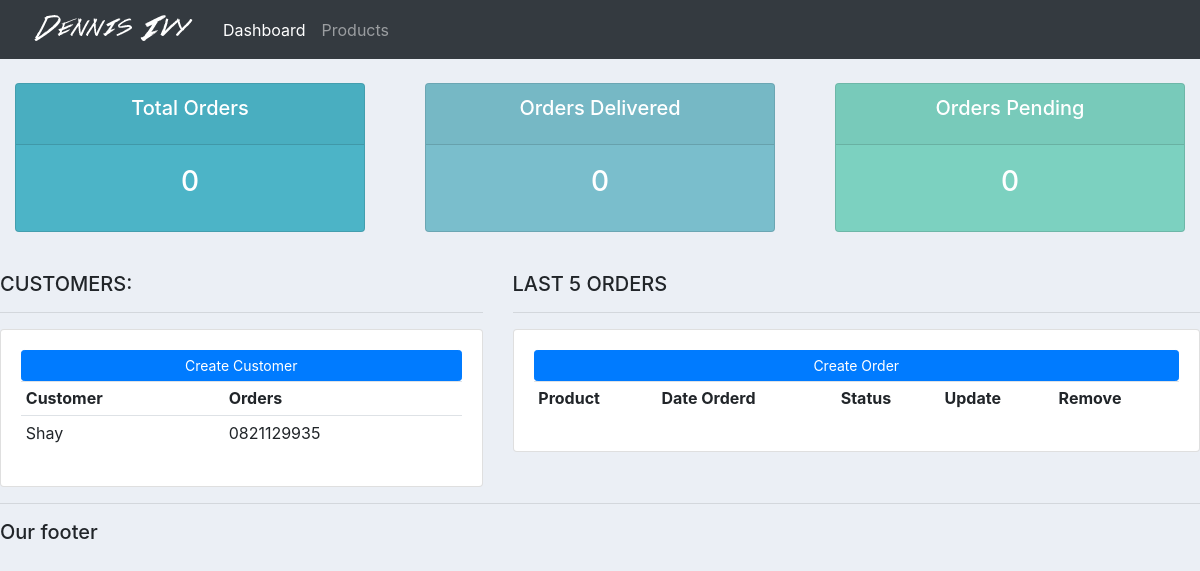
Before: / with the older database file.
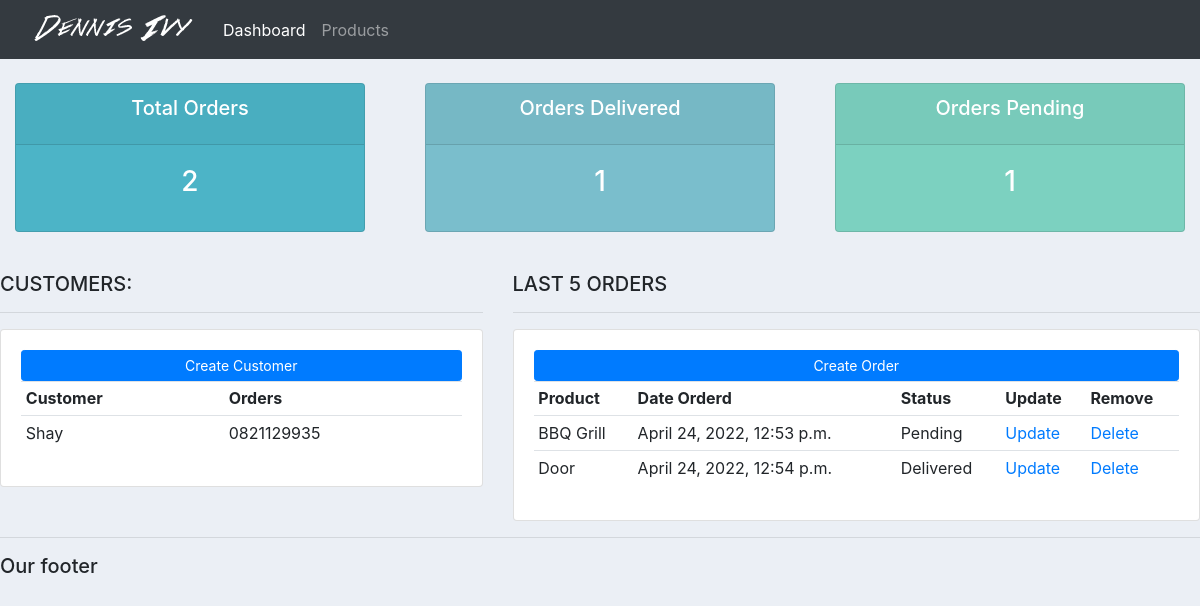
After: the same page with the newer database file.
### accounts/models.py (models this page shows, shortened)
class Customer(models.Model):
	name = models.CharField(max_length=200, null=True)
	phone = models.CharField(max_length=200, null=True)
	email = models.CharField(max_length=200, null=True)
	date_created = models.DateTimeField(auto_now_add=True, null=True)

class Order(models.Model):
	STATUS = (
			('Pending', 'Pending'),
			('Out for delivery', 'Out for delivery'),
			('Delivered', 'Delivered'),
			)
	customer = models.ForeignKey(Customer, null=True, on_delete = models.SET_NULL)
	product = models.ForeignKey(Product, null=True, on_delete = models.SET_NULL)
	date_created = models.DateTimeField(auto_now_add=True, null=True)
	status = models.CharField(max_length=200, null=True, choices=STATUS)

class Product(models.Model):
	CATEGORY = (
			('Indoor', 'Indoor'),
			('Out Door', 'Out Door'),
			)
	name = models.CharField(max_length=200, null=True)
	price = models.FloatField(null=True)
	category = models.CharField(max_length=200, null=True, choices=CATEGORY)
	description = models.CharField(max_length=200, null=True,blank=True)
	date_created = models.DateTimeField(auto_now_add=True, null=True)
	tags = models.ManyToManyField(Tag)
	def __str__(self):
		return self.name

### accounts/views.py (the view)
# urls.py: path('', views.home),
def home(request):
	orders = Order.objects.all()
	customers = Customer.objects.all()
	total_customer = customers.count()
	total_orders = orders.count()
	delivered = orders.filter(status='Delivered').count()
	pending = orders.filter(status='Pending').count()
	context = {'orders':orders, 'customers':customers,'total_orders':total_orders,
	'delivered':delivered,'pending':pending}
	return render(request,'accounts/dashboard.html',context)

### accounts/templates/accounts/dashboard.html
{% extends 'accounts/main.html' %}
{% block content %}
{% include 'accounts/status.html' %}
<br>
<div class="row">
	<div class="col-md-5">
		<h5>CUSTOMERS:</h5>
		<hr>
		<div class="card card-body">
			<a class="btn btn-primary  btn-sm btn-block" href="">Create Customer</a>
			<table class="table table-sm">
				<tr>
					<th>Customer</th>
					<th>Orders</th>
				</tr>
				{% for customer in customers %}
					<tr>
						<td>{{customer.name}}</td>
						<td>{{customer.phone}}</td>
					</tr>
				{% endfor %}
			</table>
		</div>
	</div>
	<div class="col-md-7">
		<h5>LAST 5 ORDERS</h5>
		<hr>
		<div class="card card-body">
			<a class="btn btn-primary  btn-sm btn-block" href="">Create Order</a>
			<table class="table table-sm">
				<tr>
					<th>Product</th>
					<th>Date Orderd</th>
					<th>Status</th>
					<th>Update</th>
					<th>Remove</th>
				</tr>
				{% for order in orders %}
					<tr>
						<td>{{order.product}}</td>
						<td>{{order.date_created}}</td>
						<td>{{order.status}}</td>
						<td><a href="">Update</a></td>
						<td><a href="">Delete</a></td>
					</tr>
				{% endfor %}
			</table>
		</div>
	</div>
</div>
{% endblock %}

### accounts/templates/accounts/main.html (shortened to what this page needs)
{% load static %}
<!DOCTYPE html>
<html>
<head>
	<link rel="stylesheet" href="https://cdn.jsdelivr.net/npm/bootstrap@4.3.1/dist/css/bootstrap.min.css">
	<link rel="stylesheet" type="text/css" href="{% static '/css/main.css'%} ">
</head>
<body>
	{% include 'accounts/navbar.html' %}
	{% block content %}
	{% endblock %}
	<hr>
	<h5>Our footer</h5>
</body>
</html>

### accounts/templates/accounts/navbar.html (shortened to what this page needs)
{% load static %}
<nav class="navbar navbar-expand-lg navbar-dark bg-dark">
  <img src="{% static 'images/logo.png' %}">
  <div class="collapse navbar-collapse" id="navbarNav">
    <ul class="navbar-nav">
      <li class="nav-item active">
        <a class="nav-link" href="#">Dashboard</a>
      </li>
      <li class="nav-item">
        <a class="nav-link" href="#">Products</a>
      </li>
    </ul>
  </div>
</nav>

### accounts/templates/accounts/status.html
<br>
<div class="row">
	<div class="col">
		<div class="col-md">
			<div class="card text-center text-white  mb-3" id="total-orders">
			  	<div class="card-header">
			  		<h5 class="card-title">Total Orders</h5>
			  	</div>
			  	<div class="card-body">
			    	<h3 class="card-title">{{total_orders}}</h3>
			  	</div>
			</div>
		</div>
	</div>
	<div class="col">
		<div class="col-md">
			<div class="card text-center text-white  mb-3" id="orders-delivered">
			  	<div class="card-header">
			  		<h5 class="card-title">Orders Delivered</h5>
			  	</div>
			  	<div class="card-body">
			    	<h3 class="card-title">{{delivered}}</h3>
			  	</div>
			</div>
		</div>
	</div>
	<div class="col">
		<div class="col-md">
			<div class="card text-center text-white  mb-3" id="orders-pending">
			  	<div class="card-header">
			  		<h5 class="card-title">Orders Pending</h5>
			  	</div>
			  	<div class="card-body">
			    	<h3 class="card-title">{{pending}}</h3>
			  	</div>
			</div>
		</div>
	</div>
</div>

### static/css/main.css (style rules this page uses)
body { background-color: #ebeff5; }
#total-orders { background-color: #4cb4c7; }
#orders-delivered { background-color: #7abecc; }
#orders-pending { background-color: #7CD1C0; }

Changed rows visible on the page:
added Order: product "BBQ Grill", date_created "April 24, 2022, 12:53 p.m.", status "Pending"
added Order: product "Door", date_created "April 24, 2022, 12:54 p.m.", status "Delivered"
Other visible differences:
{{ total_orders }}: "0" → "2"
{{ delivered }}: "0" → "1"
{{ pending }}: "0" → "1"
